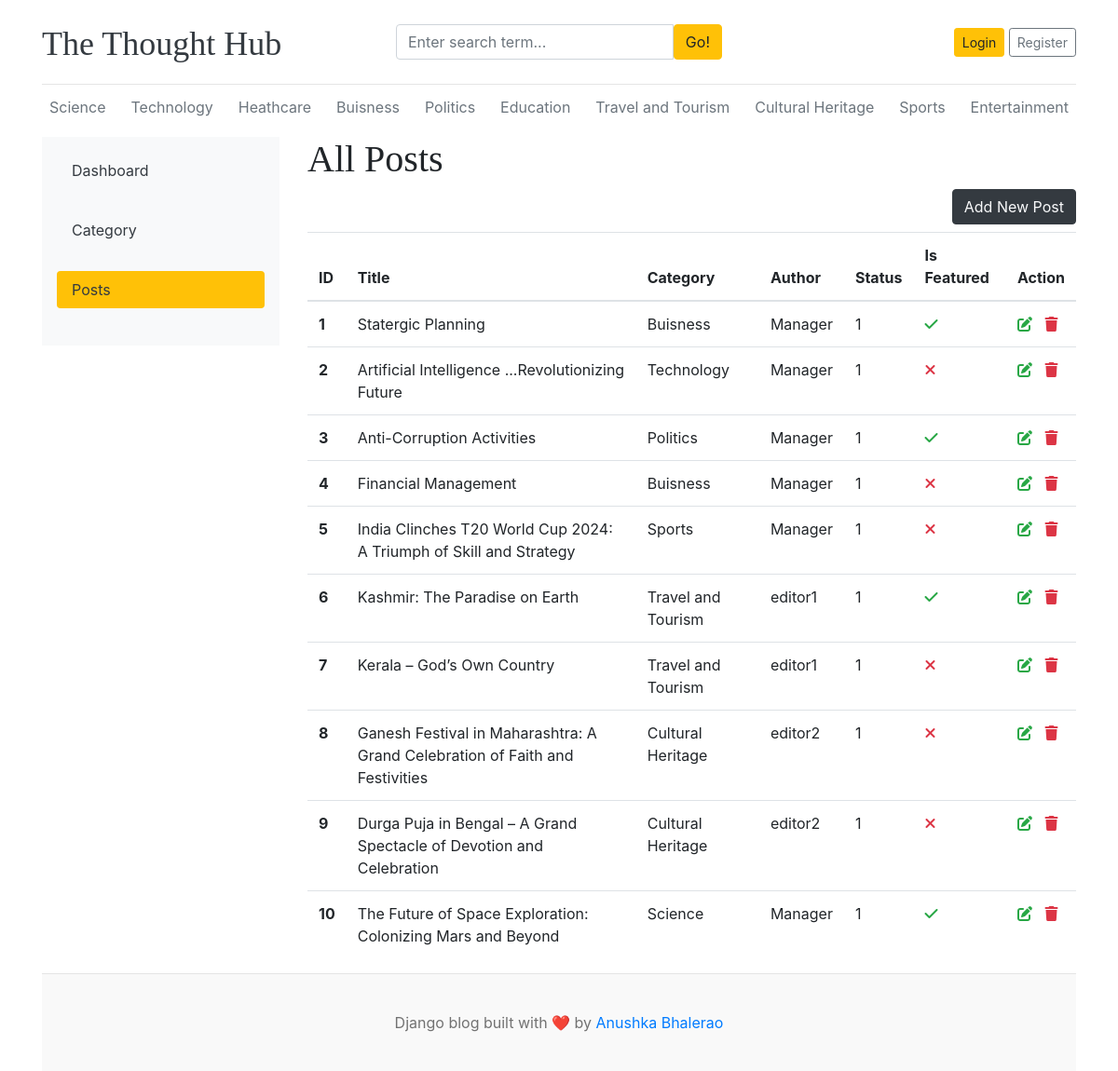
The app's page /dashboard/posts/ with its own data.
### blogs/models.py (models this page shows, shortened)
class Category(models.Model):
    category_name = models.CharField(max_length=50, unique=True)
    created_at = models.DateTimeField(auto_now_add=True)
    updated_at = models.DateTimeField(auto_now=True)
    class Meta:
        verbose_name_plural = 'Categories'
    def __str__(self):
        return self.category_name

class Blogs(models.Model):
    title = models.CharField(max_length=100, unique=True)
    slug = models.SlugField(unique=True, blank=True)  # Auto-generate slug if empty
    category = models.ForeignKey(Category, on_delete=models.CASCADE, related_name="blogs")
    author = models.ForeignKey(User, on_delete=models.CASCADE, related_name="blogs")
    blog_image = models.ImageField(upload_to='uploads/%Y/%m/%d', blank=True, null=True)  # ✅ Fixed image field
    short_description = models.TextField(max_length=1000)
    blog_body = models.TextField(max_length=3000)
    status = models.IntegerField(choices=STATUS_CHOICE, default=0)
    is_featured = models.BooleanField(default=False)
    created_at = models.DateTimeField(auto_now_add=True)
    updated_at = models.DateTimeField(auto_now=True)
    class Meta:
        verbose_name_plural = 'Blogs'

### dashboard/views.py (the view)
# urls.py: path('posts/',views.posts,name="posts"),
def posts(request):
    posts = Blogs.objects.all()
    context ={
        'posts' : posts
    }
    return render(request,'dashboard/posts.html',context)

### blogs/context_processors.py (called while the page is built)
def get_categories(request):
    categories = Category.objects.all()
    return {'categories': Category.objects.all()}  # Used a dictionary with a proper key

### templates/dashboard/posts.html
{% extends '../base/base.html' %}
{% block content %}
<div class="row">
    {% include './leftsidebar.html' %}
 <div class="col-md-9">
   <h1>All Posts</h1>
   <a href="{% url 'add_posts' %}" class="btn btn-dark text-light float-right mb-2">Add New Post</a>
     <table class="table table-hover">
         <thead>
           <tr>
             <th>ID</th>
             <th>Title</th>
             <th>Category</th>
             <th>Author</th>
             <th>Status</th>
             <th>Is Featured</th>
             <th>Action</th>
           </tr>
         </thead>
         <tbody>
         {% for post in posts %}
           <tr>
             <th>{{ forloop.counter }}</th>
             <td>{{ post.title}}</td>
             <td>{{ post.category}}</td>
             <td>{{ post.author}}</td>
             <td>{{ post.status}}</td>
             <td>{% if post.is_featured %} <i class="fa fa-check text-success"></i>  {% else %} <i class="fa fa-times text-danger"></i> {% endif %}</td>
             <td>
                 <a href="#"><i class="fa fa-edit text-success"></i>&nbsp;&nbsp;</a>
                 <a href="{% url 'delete_posts' post.id %}"><i class="fa fa-trash text-danger"></i></a>
             </td>
           </tr>
         {% endfor %}
         </tbody>
       </table>
 </div>
 </div>
{% endblock %}

### templates/base/header.html (shortened to what this page needs)
{% load static %}
<!DOCTYPE html>
<html lang="en">
<head>
    <link href="https://getbootstrap.com/docs/4.0/dist/css/bootstrap.min.css" rel="stylesheet">
    <link rel="stylesheet" href="{% static 'css/blog.css' %}">
<link rel="stylesheet" href="https://cdnjs.cloudflare.com/ajax/libs/font-awesome/6.4.2/css/all.min.css">
</head>
<body>
    <div class="container">
        <header class="blog-header py-3">
            <div class="row flex-nowrap justify-content-between align-items-center">
                <div class="col-4 pt-1">
                    <a class="blog-header-logo text-dark" href="/">The Thought Hub</a>
                </div>
                <div class="col-4">
                    <form action= "{%url 'search'%}" method "GET">
                        <div class="input-group">
                            <input class="form-control" name = "keyword" type="text" placeholder="Enter search term..." aria-label="Enter search term..." aria-describedby="button-search" />
                            <button type = "submit" class="btn btn-warning" id="button-search" type="button">Go!</button>
                        </div>
                    </form>
                </div>
                <div class="col-4 d-flex justify-content-end align-items-center">
                    {% if not user.is_authenticated %}
                    <a class="btn btn-sm btn-warning" href="{% url 'login' %}">Login</a> &nbsp;
                    <a class="btn btn-sm btn-outline-secondary" href="{% url 'register'%}">Register</a>
                    {% else %}
                    <span><a href = "{% url 'dashboard' %}" class="nav-link text-dark btn-btn btn-warning">Dashboard</a></span> &nbsp;
                    <span><a href="{% url 'logout' %}" class="nav-link text-dark btn-btn btn-warning">Logout</a></span>
                    {% endif %}
                </div>
            </div>
        </header>
        <div class="nav-scroller py-1 mb-2">
            <nav class="nav d-flex justify-content-between">
                {% for cat in categories %}
                <a class="p-2 text-muted" href="{% url 'blogs:posts_by_category' cat.id %}">
                    {{ cat.category_name }}
                </a>
                {% empty %}
                    <span class="p-2 text-muted">No categories available</span>
                {% endfor %}
            </nav>
        </div>

### static/css/blog.css (style rules this page uses)
.blog-header { border-bottom: 1px solid #e5e5e5; }
.blog-header-logo { font-family: "Playfair Display", Georgia, "Times New Roman", serif; font-size: 2.25rem; }
h1, h2, h3, h4, h5, h6 { font-family: "Playfair Display", Georgia, "Times New Roman", serif; }

### records on screen
Category: category_name "Science"
Category: category_name "Technology"
Category: category_name "Heathcare"
Category: category_name "Buisness"
Category: category_name "Politics"
Category: category_name "Education"
Category: category_name "Travel and Tourism"
Category: category_name "Cultural Heritage"
Category: category_name "Sports"
Category: category_name "Entertainment"
Blogs: title "Statergic Planning", category "Buisness", author "Manager", status "1", is_featured True (drawn)
Blogs: title "Artificial Intelligence ...Revolutionizing Future", category "Technology", author "Manager", status "1", is_featured False (drawn)
Blogs: title "Anti-Corruption Activities", category "Politics", author "Manager", status "1", is_featured True (drawn)
Blogs: title "Financial Management", category "Buisness", author "Manager", status "1", is_featured False (drawn)
Blogs: title "India Clinches T20 World Cup 2024: A Triumph of Skill and Strategy", category "Sports", author "Manager", status "1", is_featured False (drawn)
Blogs: title "Kashmir: The Paradise on Earth", category "Travel and Tourism", author "editor1", status "1", is_featured True (drawn)
Blogs: title "Kerala – God’s Own Country", category "Travel and Tourism", author "editor1", status "1", is_featured False (drawn)
Blogs: title "Ganesh Festival in Maharashtra: A Grand Celebration of Faith and Festivities", category "Cultural Heritage", author "editor2", status "1", is_featured False (drawn)
Blogs: title "Durga Puja in Bengal – A Grand Spectacle of Devotion and Celebration", category "Cultural Heritage", author "editor2", status "1", is_featured False (drawn)
Blogs: title "The Future of Space Exploration: Colonizing Mars and Beyond", category "Science", author "Manager", status "1", is_featured True (drawn)
